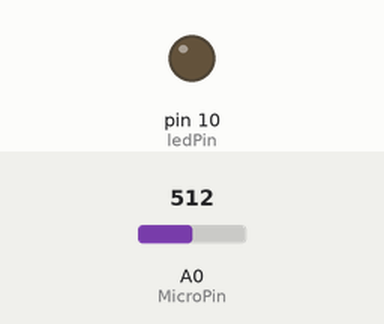
Bench run of a sketch on a simulated Arduino Uno, built with avr-gcc and run on an emulated ATmega328P. On the bench: output pins drawn as LEDs (lit = HIGH). Inputs (shaded band) come from the test bench; at power-on: A0 (MicroPin) = 512.

Above: at 2.8 s.
2.9 s: A0 (MicroPin) set to 166
5.6 s: A0 (MicroPin) set to 135
At 6.1 s:
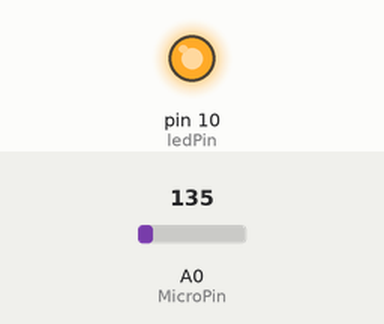
8.3 s: A0 (MicroPin) set to 306
At 8.9 s:
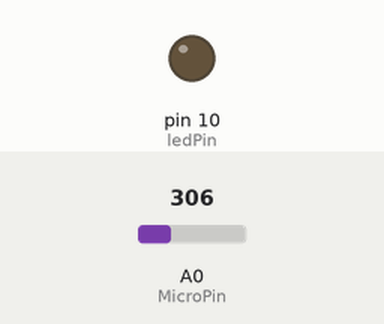
13.8 s: A0 (MicroPin) set to 122
At 14.3 s:
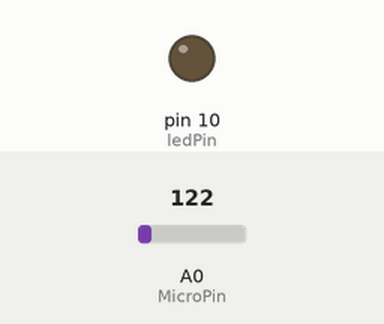
Timing chart, 0 to 16.8 s (numbered marks = the images above; inputs shaded):
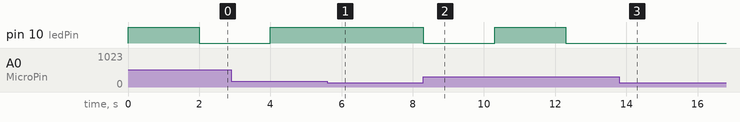

Measured:
- the behaviour switches between 151 and 150 on A0 (MicroPin) (found by bisection; images 0 and 1)
- after the input at 5.6 s, pin 10 (ledPin): stays HIGH (without the input it goes to LOW after 0.40 s)
- after the input at 8.3 s, pin 10 (ledPin): HIGH → LOW at once, → HIGH 2.0 s later, → LOW 2.0 s later
- after the input at 13.8 s, pin 10 (ledPin): stays LOW (without the input it goes to HIGH after 0.50 s)

The sketch:

sensor_som_01.ino
```cpp
const int ledPin = 10;
const int MicroPin = A0;

int level;
const int volume = 150;

void setup() {
  // put your setup code here, to run once:
  pinMode(ledPin, OUTPUT);
  pinMode(MicroPin, INPUT);
  Serial.begin(9600);
}

void loop() {
  // put your main code here, to run repeatedly:
  level = analogRead(MicroPin);
 // printf(analogRead(MicroPin));
  if (level > volume){
    // delay (1000);]
    if (digitalRead (ledPin) == HIGH){
    digitalWrite (ledPin, LOW);
    }

  else {
    digitalWrite (ledPin, HIGH);
  }
  delay(2000);
 }

}
```
